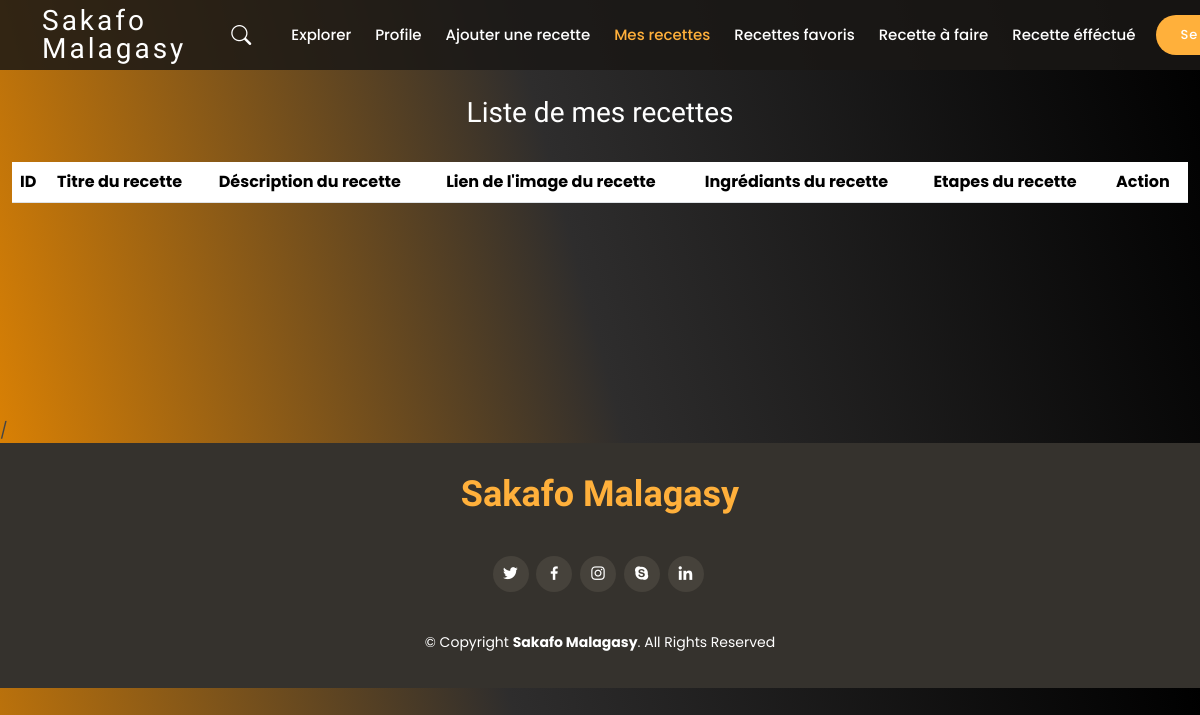
Page /membre/recette (signed in) on the earlier database version.
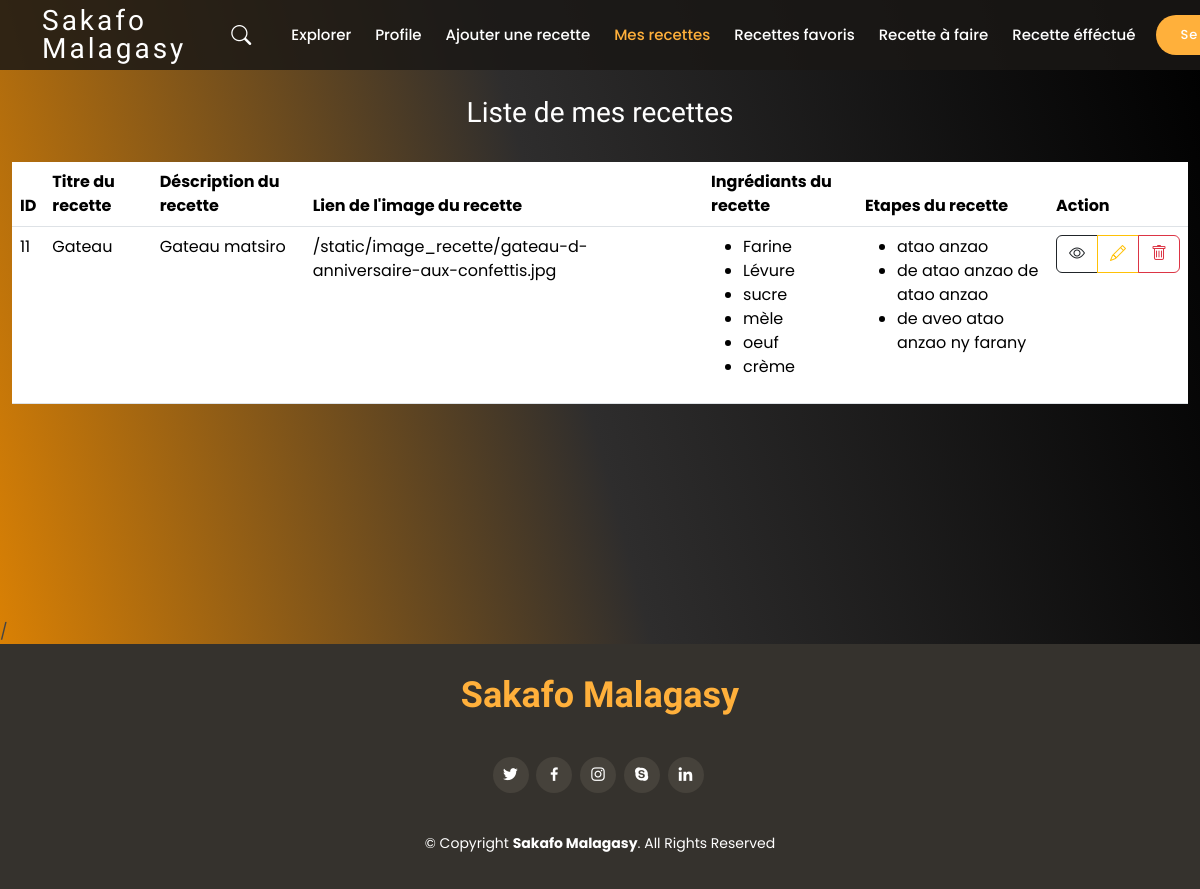
Same page on the later database version.
### membre/models.py (models this page shows)
class Recette(models.Model):
    titre = models.CharField(max_length=100)
    description = models.TextField()
    date_creation = models.DateTimeField(auto_now_add=True)
    auteur = models.ForeignKey(User, on_delete=models.CASCADE)
    photo = models.ForeignKey(Photo, on_delete=models.CASCADE)

class Photo(models.Model):
    fichier = models.ImageField(upload_to='static/image_recette')

class Ingredient(models.Model):
    nom = models.CharField(max_length=50)
    recette = models.ForeignKey(Recette, on_delete=models.CASCADE)

class Etape(models.Model):
    numero = models.PositiveIntegerField()
    description = models.TextField()
    recette = models.ForeignKey(Recette, on_delete=models.CASCADE)

### membre/views.py (the view)
# urls.py: path('recette', recette, name="recette"),
def recette(request):
    if request.user.is_authenticated:
        active_page = "recette"
        recette = Recette.objects.filter(auteur_id=request.user.id)
        return render(request, "membre/recette.html", {'active_page': active_page, 'recette': recette})

### templates/membre/recette.html
{% extends 'membre/baseMembre.html' %}
{% block content %}
    <div class="container-fluid" style="margin-bottom:200px">
        <br><br><br><br>
    <h3 class="text-center text-white">Liste de mes recettes</h3>
        <br>
    <div class="table-responsive">
        <table class="table">
            <thead>
            <tr>
                <th>ID</th>
                <th>Titre du recette</th>
                <th>Déscription du recette</th>
                <th>Lien de l'image du recette</th>
                <th>Ingrédiants du recette</th>
                   <th>Etapes du recette</th>
                <th>Action</th>
            </tr>
            </thead>
            {% if recette %}
            <tbody>
            {% for donne in recette %}
            <tr>
                <td>{{ donne.id }}</td>
                <td>{{ donne.titre }}</td>
                <td>{{ donne.description }}</td>
                <td>{{donne.photo.fichier.url}}</td>
                <td>
                    <ul>
                        {% for ingredient in donne.ingredient_set.all %}
                        <li>{{ ingredient.nom }}</li>
                        {% endfor %}
                    </ul>
                </td>
                <td>
                    <ul>
                        {% for etape in donne.etape_set.all %}
                        <li>{{ etape.description }}</li>
                        {% endfor %}
                    </ul>
                </td>
                <td><div class="btn-group">
                    <button class="btn btn-outline-dark btnAfficheRecette" data-id={{ donne.id }}><i class="bi bi-eye"></i></button>
                    <button class="btn btn-outline-warning editRecette" data-id={{ donne.id }}><i class="bi bi-pencil"></i></button>
                    <button class="btn btn-outline-danger btnDeleteRecette" data-bs-toggle="modal" data-bs-target="modalDeleteRecette" data-id={{ donne.id }}><i class="bi bi-trash"></i></button>
                </div></td>
            </tr>
            {% endfor %}
            </tbody>
            {% endif %}
        </table>
    </div>
    </div>
{% endblock %}

### templates/membre/baseMembre.html (shortened to what this page needs)
{% load static %}
<!DOCTYPE html>
<html lang="en">
<head>
  <link href="{% static '' %}assets/vendor/animate.css/animate.min.css" rel="stylesheet">
  <link href="{% static '' %}assets/vendor/bootstrap/css/bootstrap.min.css" rel="stylesheet">
  <link href="{% static '' %}assets/vendor/bootstrap-icons/bootstrap-icons.css" rel="stylesheet">
  <link href="{% static '' %}assets/vendor/boxicons/css/boxicons.min.css" rel="stylesheet">
  <link href="{% static '' %}assets/vendor/glightbox/css/glightbox.min.css" rel="stylesheet">
  <link href="{% static '' %}assets/vendor/swiper/swiper-bundle.min.css" rel="stylesheet">
  <link href="{% static '' %}assets/css/style.css" rel="stylesheet">
</head>
<body style="background: linear-gradient(255deg, rgba(0,0,0,1) 0%, rgba(46,45,45,1) 50%, rgba(235,137,0,1) 100%);">
{% block header %}
    {% include 'membre/header.html' %}
  {% endblock %}
  <main id="main">
    {% block content %}
    {% endblock %}
  </main>
{% include 'membre/modal_files/edit_ingredient.html' %}
{% block footer %}
  {% include 'membre/footer.html' %}
{% endblock %}
</body>
</html>

### templates/membre/header.html (shortened to what this page needs)
<header id="header" class="fixed-top d-flex align-items-center " style="padding:-3px">
  <div class="container-fluid container-xl d-flex align-items-center justify-content-between">
    <div class="logo me-auto">
      <h1><a href="/">Sakafo Malagasy</a></h1>
    </div>
    <nav id="navbar" class="navbar order-last order-lg-0">
      <ul>
          <li><a href="/membre/search" class=" nav-link scrollto {% if active_page == 'recherche' %}active{% endif %}"><i class="bi bi-search p-3" style="font-size:20px"></i></a></li>
        <li><a class="nav-link scrollto {% if active_page == 'explorer' %}active{% endif %}" href="/membre">Explorer</a></li>
        <li><a class="nav-link scrollto {% if active_page == 'profile' %}active{% endif %}" href="/membre/profile">Profile</a></li>
          <li><a class="nav-link scrollto {% if active_page == 'ajout_recette' %}active{% endif %}" href="/membre/ajout_recette">Ajouter une recette</a></li>
          <li><a class="nav-link scrollto {% if active_page == 'recette' %}active{% endif %}" href="/membre/recette">Mes recettes</a></li>
          <li><a class="nav-link scrollto {% if active_page == 'add_favoris' %}active{% endif %} " href="/membre/add_favoris/">Recettes favoris</a></li>
          <li><a class="nav-link scrollto {% if active_page == 'recette_a_faire' %}active{% endif %}" href="/membre/recette_a_faire">Recette à faire</a></li>
          <li><a class="nav-link scrollto {% if active_page == 'recette_effectue' %}active{% endif %}" href="/membre/recette_effectue">Recette éfféctué</a></li>
      </ul>
    </nav>
    <a href="/membre/logout" class="book-a-table-btn scrollto btn-danger btn-sm">Se déconnecter</a>
  </div>
</header>

### templates/membre/modal_files/edit_ingredient.html (shortened to what this page needs)
/

### templates/membre/footer.html (shortened to what this page needs)
<footer id="footer" >
    <div class="container">
      <h3>Sakafo Malagasy</h3>
      <div class="social-links">
        <a href="#" class="twitter"><i class="bx bxl-twitter"></i></a>
        <a href="#" class="facebook"><i class="bx bxl-facebook"></i></a>
        <a href="#" class="instagram"><i class="bx bxl-instagram"></i></a>
        <a href="#" class="google-plus"><i class="bx bxl-skype"></i></a>
        <a href="#" class="linkedin"><i class="bx bxl-linkedin"></i></a>
      </div>
      <div class="copyright">
        &copy; Copyright <strong><span>Sakafo Malagasy</span></strong>. All Rights Reserved
      </div>
    </div>
  </footer>

### static/assets/css/style.css (style rules this page uses)
body { font-family: "Poppins", sans-serif; color: #444444; }
a { text-decoration: none; color: #ffb03b; }
h1, h2, h3, h4, h5, h6 { font-family: "Satisfy", sans-serif; }
#header { top : 0; height: 70px; z-index: 997; transition: all 0.5s; padding: 10px 0; background: rgba(26, 24, 22, 0.85); }
#header .logo h1 { font-size: 28px; margin: 0; line-height: 1; font-weight: 400; letter-spacing: 3px; }
#header .logo h1 a, #header .logo h1 a:hover { color: #fff; text-decoration: none; }
.book-a-table-btn { background: #ffb03b; color: #fff; border-radius: 50px; margin: 0 0 0 20px; padding: 10px 25px; font-size: 13px; font-weight: 500; letter-spacing: 1px; transition: 0.3s; white-space: nowrap; }
.navbar { padding: 0; }
.navbar ul { margin: 0; padding: 0; display: flex; list-style: none; align-items: center; }
.navbar li { position: relative; }
.navbar a, .navbar a:focus { display: flex; align-items: center; justify-content: space-between; padding: 10px 0 10px 24px; font-size: 15px; font-weight: 500; color: white; white-space: nowrap; transition: 0.3s; }
.navbar a i, .navbar a:focus i { font-size: 12px; line-height: 0; margin-left: 5px; }
.navbar a:hover, .navbar .active, .navbar .active:focus, .navbar li:hover>a { color: #ffb03b; }
#footer { background: #35322d; color: #fff; font-size: 14px; text-align: center; padding: 30px 0; }
#footer h3 { font-size: 36px; font-weight: 700; color: #ffb03b; position: relative; padding: 0; margin: 0 0 15px 0; }
#footer .social-links { margin: 0 0 40px 0; }
#footer .social-links a { font-size: 18px; display: inline-block; background: #46423b; color: #fff; line-height: 1; padding: 8px 0; margin-right: 4px; border-radius: 50%; text-align: center; width: 36px; height: 36px; transition: 0.3s; }
#footer .copyright { margin: 0 0 5px 0; }

Differences in the rows shown:
added Recette: id "11", titre "Gateau", description "Gateau matsiro", photo.fichier "/static/image_recette/gateau-d-anniversaire-aux-confettis.jpg"
added Ingredient: nom "Farine"
added Ingredient: nom "Lévure"
added Ingredient: nom "sucre"
added Ingredient: nom "mèle"
added Ingredient: nom "oeuf"
added Ingredient: nom "crème"
added Etape: description "atao anzao"
added Etape: description "de atao anzao de atao anzao"
added Etape: description "de aveo atao anzao ny farany"
